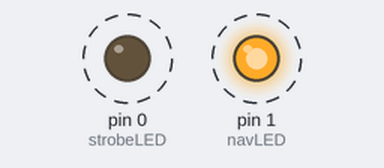
A sketch run on a simulated Arduino Uno, built with avr-gcc and run on an emulated ATmega328P. On the bench: output pins drawn as LEDs (lit = HIGH). Dashed ring = blinking.

Above: at 0.5 s.
Timing chart, 0 to 5.5 s (numbered marks = the images above):
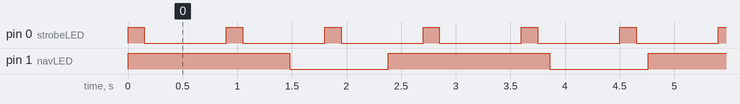

Measured:
- by itself, pin 0 (strobeLED): alternates HIGH for 0.15 s and LOW for 0.75 s
- by itself, pin 1 (navLED): alternates HIGH for 1.5 s and LOW for 0.90 s

The sketch:

grissom.ino
```cpp
// USS Grissom Lighting

int navLED = 1;
long navLast;
unsigned long navStart;
unsigned long navEnd;
long navOn = 1.48 * 1000;
long navOff = 0.90 * 1000;
int navValue = HIGH;

int strobeLED = 0;
unsigned long strobeStart;
unsigned long strobeEnd;
long strobeOn = 0.15 * 1000;
long strobeOff = .75 * 1000;
int strobeValue = HIGH;

void setup() {
    navStart = millis();
    navEnd = navStart + navOn;
    pinMode(navLED, OUTPUT);
    strobeStart = millis();
    strobeEnd = strobeStart + strobeOn;
    pinMode(strobeLED, OUTPUT);
}

void loop() {

  unsigned long now = millis();

  // Blink the Navigation Lights
  if ( now < navEnd ) {
    digitalWrite(navLED, navValue);
  } else {
    navStart = millis();
    if ( navValue == HIGH ) {
      navEnd = navStart + navOff;
      navValue = LOW;
    } else {
      navValue = HIGH;
      navEnd = navStart + navOn;
    }
  }

   // Blink the Strobe Lights
  if ( now < strobeEnd ) {
    digitalWrite(strobeLED, strobeValue);
  } else {
    strobeStart = millis();
    if ( strobeValue == HIGH ) {
      strobeEnd = strobeStart + strobeOff;
      strobeValue = LOW;
    } else {
      strobeValue = HIGH;
      strobeEnd = strobeStart + strobeOn;
    }
  }

}
```
